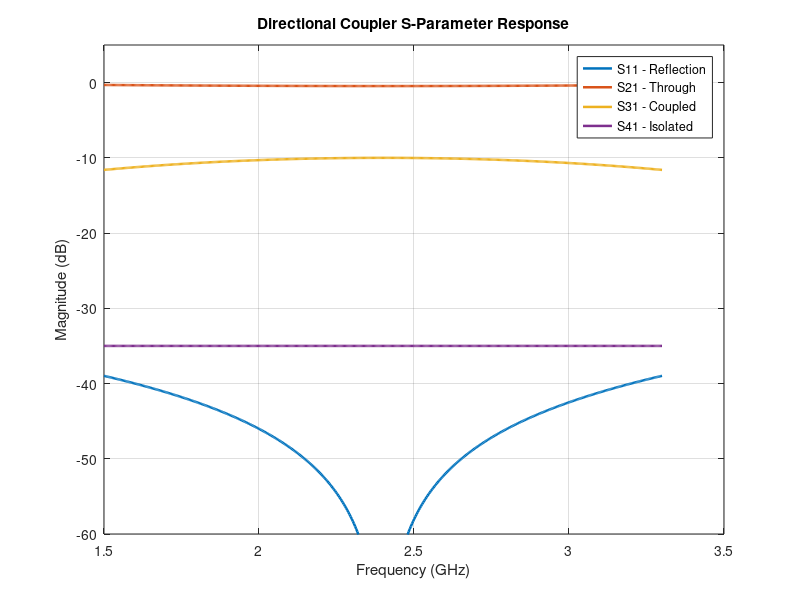
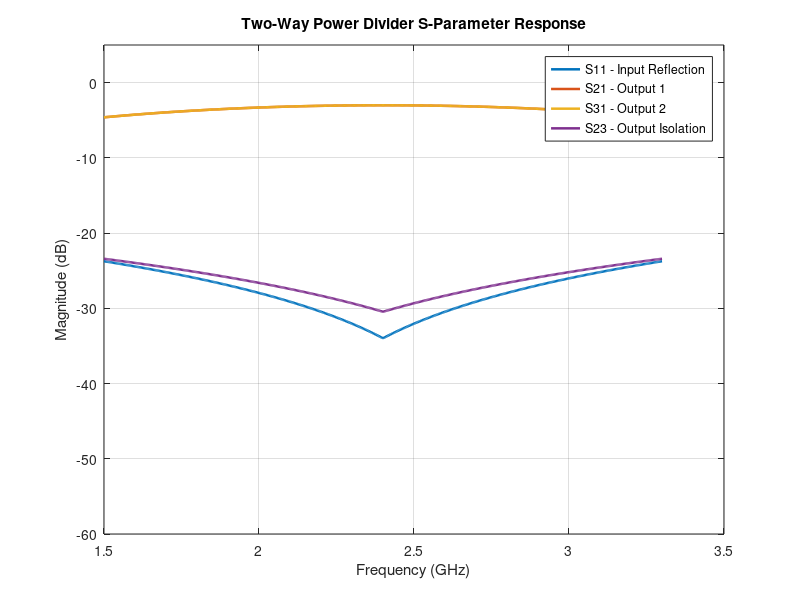

Write the MATLAB code that produced these figures, in order.

clc;
clear;
close all;

%% Electromagnetic Simulation and S-Parameter Characterization
% Microwave Directional Coupler and Two-Way Power Divider
% Idealized transmission-line model

f0 = 2.4e9;                 % Design frequency: 2.4 GHz
f = linspace(1.5e9, 3.3e9, 501);
fn = f/f0;                  % Normalized frequency
freqGHz = f/1e9;

%% PART 1: MICROWAVE DIRECTIONAL COUPLER

% Design parameters
Coupling_dB = 10;           % Coupling level
Directivity_dB = 25;        % Directivity

k0 = 10^(-Coupling_dB/20);
isolation0 = 10^(-(Coupling_dB + Directivity_dB)/20);

% Frequency-dependent coupled-wave model
theta = (pi/2)*fn;
k = k0 .* sin(theta);
k = min(abs(k), 0.99);

% Through and coupled port amplitudes
S31 = k;
S21 = sqrt(1 - k.^2);

% Simplified reflection and isolation models
S11 = 0.03 .* abs(fn - 1);
S41 = isolation0 .* ones(size(f));

% Convert magnitudes into dB
S11_dB = 20*log10(max(S11, 1e-6));
S21_dB = 20*log10(max(S21, 1e-6));
S31_dB = 20*log10(max(S31, 1e-6));
S41_dB = 20*log10(max(S41, 1e-6));

figure('Name','Directional Coupler S-Parameters');

plot(freqGHz,S11_dB,'LineWidth',1.8);
hold on;
plot(freqGHz,S21_dB,'LineWidth',1.8);
plot(freqGHz,S31_dB,'LineWidth',1.8);
plot(freqGHz,S41_dB,'LineWidth',1.8);
grid on;

xlabel('Frequency (GHz)');
ylabel('Magnitude (dB)');
title('Directional Coupler S-Parameter Response');
legend('S11 - Reflection','S21 - Through',...
       'S31 - Coupled','S41 - Isolated',...
       'Location','best');
ylim([-60 5]);

%% PART 2: TWO-WAY POWER DIVIDER

% Ideal equal-split Wilkinson-type divider
% Simplified frequency response around the design frequency

x = fn - 1;

% Input reflection coefficient (illustrative model)
S11_div = 0.02 + 0.12*abs(x);

% Equal power division at the design frequency
split = (1/sqrt(2))*abs(cos((pi/2)*x));

% Output transmission coefficients
S21_div = split;
S31_div = split;

% Simplified output-to-output isolation model
S23_div = 0.03 + 0.10*abs(x);

% Convert to dB
S11_div_dB = 20*log10(max(S11_div,1e-6));
S21_div_dB = 20*log10(max(S21_div,1e-6));
S31_div_dB = 20*log10(max(S31_div,1e-6));
S23_div_dB = 20*log10(max(S23_div,1e-6));

figure('Name','Two-Way Power Divider S-Parameters');

plot(freqGHz,S11_div_dB,'LineWidth',1.8);
hold on;
plot(freqGHz,S21_div_dB,'LineWidth',1.8);
plot(freqGHz,S31_div_dB,'LineWidth',1.8);
plot(freqGHz,S23_div_dB,'LineWidth',1.8);
grid on;

xlabel('Frequency (GHz)');
ylabel('Magnitude (dB)');
title('Two-Way Power Divider S-Parameter Response');
legend('S11 - Input Reflection','S21 - Output 1',...
       'S31 - Output 2','S23 - Output Isolation',...
       'Location','best');
ylim([-60 5]);

%% PART 3: RESULTS AT DESIGN FREQUENCY

[~,idx] = min(abs(f-f0));

fprintf('\nDIRECTIONAL COUPLER at %.2f GHz\n',f(idx)/1e9);
fprintf('S11 = %.2f dB\n',S11_dB(idx));
fprintf('S21 = %.2f dB\n',S21_dB(idx));
fprintf('S31 = %.2f dB\n',S31_dB(idx));
fprintf('S41 = %.2f dB\n',S41_dB(idx));

fprintf('\nTWO-WAY POWER DIVIDER at %.2f GHz\n',f(idx)/1e9);
fprintf('S11 = %.2f dB\n',S11_div_dB(idx));
fprintf('S21 = %.2f dB\n',S21_div_dB(idx));
fprintf('S31 = %.2f dB\n',S31_div_dB(idx));
fprintf('S23 = %.2f dB\n',S23_div_dB(idx));
